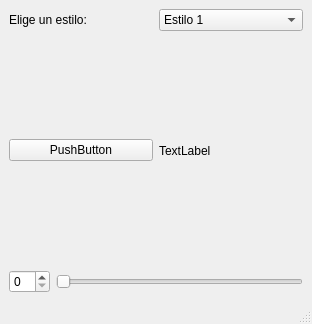
<?xml version="1.0" encoding="UTF-8"?>
<ui version="4.0">
 <class>MainWindow</class>
 <widget class="QMainWindow" name="MainWindow">
  <property name="geometry">
   <rect>
    <x>0</x>
    <y>0</y>
    <width>312</width>
    <height>324</height>
   </rect>
  </property>
  <property name="windowTitle">
   <string>MainWindow</string>
  </property>
  <widget class="QWidget" name="centralwidget">
   <layout class="QVBoxLayout" name="verticalLayout_2">
    <item>
     <layout class="QVBoxLayout" name="verticalLayout">
      <item>
       <layout class="QHBoxLayout" name="horizontalLayout_3">
        <item>
         <widget class="QLabel" name="label">
          <property name="text">
           <string>Elige un estilo:</string>
          </property>
         </widget>
        </item>
        <item>
         <widget class="QComboBox" name="comboBox">
          <item>
           <property name="text">
            <string>Estilo 1</string>
           </property>
          </item>
          <item>
           <property name="text">
            <string>Estilo 2</string>
           </property>
          </item>
          <item>
           <property name="text">
            <string>Estilo 3</string>
           </property>
          </item>
         </widget>
        </item>
       </layout>
      </item>
      <item>
       <layout class="QHBoxLayout" name="horizontalLayout">
        <item>
         <widget class="QPushButton" name="pushButton">
          <property name="text">
           <string>PushButton</string>
          </property>
         </widget>
        </item>
        <item>
         <widget class="QLabel" name="label_2">
          <property name="text">
           <string>TextLabel</string>
          </property>
         </widget>
        </item>
       </layout>
      </item>
      <item>
       <layout class="QHBoxLayout" name="horizontalLayout_2">
        <item>
         <widget class="QSpinBox" name="spinBox"/>
        </item>
        <item>
         <widget class="QSlider" name="horizontalSlider">
          <property name="orientation">
           <enum>Qt::Orientation::Horizontal</enum>
          </property>
         </widget>
        </item>
       </layout>
      </item>
     </layout>
    </item>
   </layout>
  </widget>
  <widget class="QMenuBar" name="menubar">
   <property name="geometry">
    <rect>
     <x>0</x>
     <y>0</y>
     <width>312</width>
     <height>33</height>
    </rect>
   </property>
  </widget>
  <widget class="QStatusBar" name="statusbar"/>
 </widget>
 <resources/>
 <connections/>
</ui>
